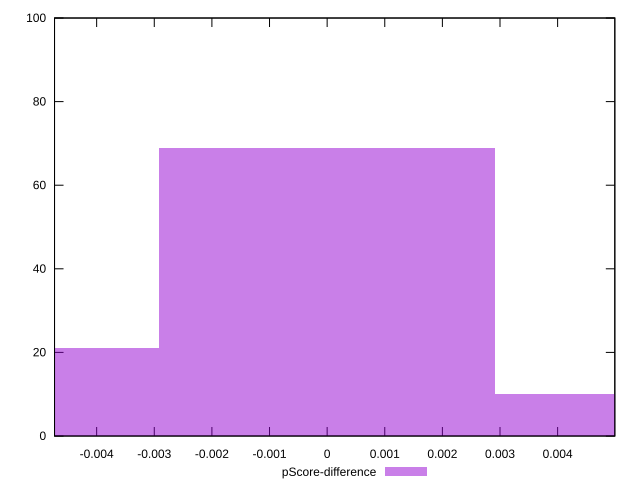

Write gnuplot code to recreate this figure.
reset

$pScoreDifference <<EOF
0.0058294455526577095 10
0 69
-0.0058294455526577095 21
EOF

set key outside below
set boxwidth 0.0058294455526577095
set xrange [-0.0047310353157760665:0.004992620129097763]
set yrange [0:100]
set trange [0:100]
set style fill transparent solid 0.5 noborder
set terminal svg size 640, 490 enhanced background rgb 'white'
set output "report/report_00029_2021-02-24T13-36-40.390Z/first-meaningful-paint/samples/astro/pScore-difference/histogram.svg"

plot $pScoreDifference title "pScore-difference" with boxes

reset
